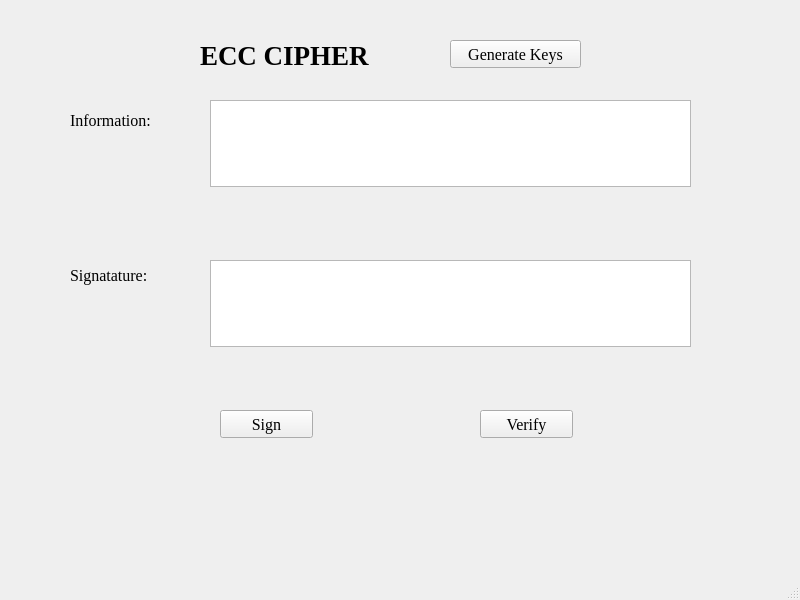
<?xml version="1.0" encoding="UTF-8"?>
<ui version="4.0">
 <class>MainWindow</class>
 <widget class="QMainWindow" name="MainWindow">
  <property name="geometry">
   <rect>
    <x>0</x>
    <y>0</y>
    <width>800</width>
    <height>600</height>
   </rect>
  </property>
  <property name="windowTitle">
   <string>MainWindow</string>
  </property>
  <widget class="QWidget" name="centralwidget">
   <widget class="QLabel" name="label">
    <property name="geometry">
     <rect>
      <x>200</x>
      <y>30</y>
      <width>211</width>
      <height>51</height>
     </rect>
    </property>
    <property name="font">
     <font>
      <family>Times New Roman</family>
      <pointsize>20</pointsize>
      <weight>75</weight>
      <bold>true</bold>
     </font>
    </property>
    <property name="text">
     <string>ECC CIPHER</string>
    </property>
   </widget>
   <widget class="QLabel" name="label_2">
    <property name="geometry">
     <rect>
      <x>70</x>
      <y>110</y>
      <width>101</width>
      <height>21</height>
     </rect>
    </property>
    <property name="font">
     <font>
      <family>Times New Roman</family>
      <pointsize>12</pointsize>
     </font>
    </property>
    <property name="text">
     <string>Information:</string>
    </property>
   </widget>
   <widget class="QLabel" name="label_3">
    <property name="geometry">
     <rect>
      <x>70</x>
      <y>260</y>
      <width>101</width>
      <height>31</height>
     </rect>
    </property>
    <property name="font">
     <font>
      <family>Times New Roman</family>
      <pointsize>12</pointsize>
     </font>
    </property>
    <property name="text">
     <string>Signatature:</string>
    </property>
   </widget>
   <widget class="QTextEdit" name="textEdit">
    <property name="geometry">
     <rect>
      <x>210</x>
      <y>100</y>
      <width>481</width>
      <height>87</height>
     </rect>
    </property>
    <property name="font">
     <font>
      <family>Times New Roman</family>
     </font>
    </property>
   </widget>
   <widget class="QTextEdit" name="textEdit_2">
    <property name="geometry">
     <rect>
      <x>210</x>
      <y>260</y>
      <width>481</width>
      <height>87</height>
     </rect>
    </property>
    <property name="font">
     <font>
      <family>Times New Roman</family>
     </font>
    </property>
   </widget>
   <widget class="QPushButton" name="btn_generate">
    <property name="geometry">
     <rect>
      <x>450</x>
      <y>40</y>
      <width>131</width>
      <height>28</height>
     </rect>
    </property>
    <property name="font">
     <font>
      <family>Times New Roman</family>
      <pointsize>12</pointsize>
     </font>
    </property>
    <property name="text">
     <string>Generate Keys</string>
    </property>
   </widget>
   <widget class="QPushButton" name="btn_sign">
    <property name="geometry">
     <rect>
      <x>220</x>
      <y>410</y>
      <width>93</width>
      <height>28</height>
     </rect>
    </property>
    <property name="font">
     <font>
      <family>Times New Roman</family>
      <pointsize>12</pointsize>
     </font>
    </property>
    <property name="text">
     <string>Sign</string>
    </property>
   </widget>
   <widget class="QPushButton" name="btn_verify">
    <property name="geometry">
     <rect>
      <x>480</x>
      <y>410</y>
      <width>93</width>
      <height>28</height>
     </rect>
    </property>
    <property name="font">
     <font>
      <family>Times New Roman</family>
      <pointsize>12</pointsize>
     </font>
    </property>
    <property name="text">
     <string>Verify</string>
    </property>
   </widget>
  </widget>
  <widget class="QMenuBar" name="menubar">
   <property name="geometry">
    <rect>
     <x>0</x>
     <y>0</y>
     <width>800</width>
     <height>26</height>
    </rect>
   </property>
  </widget>
  <widget class="QStatusBar" name="statusbar"/>
 </widget>
 <resources/>
 <connections/>
</ui>
